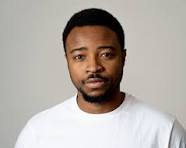
#> input picture sources/face.png, 186 x 148 px, found by its file name
$ python ex29.py
#> lines starting #> are read from the running program, lines starting #| are printed output that depends on the picture; after the words box and inside, x2 and y2 are one past the last pixel; in counts of white or black regions, pixels touching at a corner belong together
import cv2

def detect_eyes(image_path):
    # Load pre-trained Haar cascade for face and eyes
    face_cascade = cv2.CascadeClassifier(cv2.data.haarcascades + 'haarcascade_frontalface_default.xml')
    eye_cascade = cv2.CascadeClassifier(cv2.data.haarcascades + 'haarcascade_eye.xml')

    # Read the image
    img = cv2.imread(image_path)
#> img is the input picture: shape (148, 186, 3); mean B, G, R 167.5, 173.5, 180.8
    if img is None:
        print("Error: Cannot load image.")
        return

    gray = cv2.cvtColor(img, cv2.COLOR_BGR2GRAY)
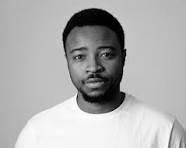
#> gray: shape (148, 186); min 0, max 255, mean 175

    # Detect faces first
    faces = face_cascade.detectMultiScale(gray, 1.3, 5)
#> faces = [[63, 31, 64, 64]]
    for (x, y, w, h) in faces:
        cv2.rectangle(img, (x, y), (x+w, y+h), (255, 0, 0), 2)  # Draw rectangle around face
        roi_gray = gray[y:y+h, x:x+w]
        roi_color = img[y:y+h, x:x+w]

        # Detect eyes within the face region
        eyes = eye_cascade.detectMultiScale(roi_gray, 1.1, 10)
        for (ex, ey, ew, eh) in eyes:
            cv2.rectangle(roi_color, (ex, ey), (ex+ew, ey+eh), (0, 255, 0), 2)  # Draw rectangle around eyes
#> this loop made 1 pass
#> (x, y, w, h, eyes) on pass 1: (63, 31, 64, 64, [[5, 14, 22, 22]])
#> pass 1, in detect_eyes, `roi_gray = gray[y:y+h, x:x+w]`:
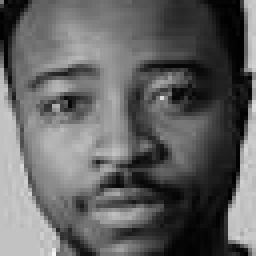
#> roi_gray: shape (64, 64) (shown 4 times larger); min 0, max 244, mean 98
#> pass 1, in detect_eyes, `roi_color = img[y:y+h, x:x+w]`:
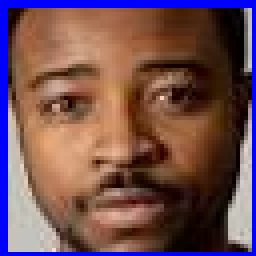
#> roi_color: shape (64, 64, 3) (shown 4 times larger); mean B, G, R 83.3, 79.2, 113.2
#> after the loop:
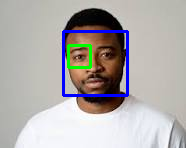
#> img: shape (148, 186, 3); 3.72% of pixels changed, all inside (x1, y1, x2, y2) = (62, 30, 129, 97)
#> after the loop:
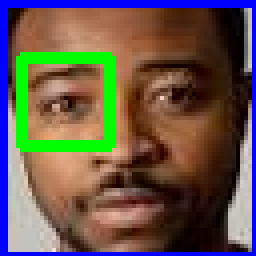
#> roi_color: shape (64, 64, 3) (shown 4 times larger); 6.35% of pixels changed, all inside (x1, y1, x2, y2) = (4, 13, 29, 38)

    # Save the result
    output_path = "eye_detection_result.png"
    cv2.imwrite(output_path, img)
    print(f"Result saved to {output_path}")

# Example usage
detect_eyes(r"D:\SIMATS Engineering\ITA0513 Computer Vision\Practical\sources\face.png")
